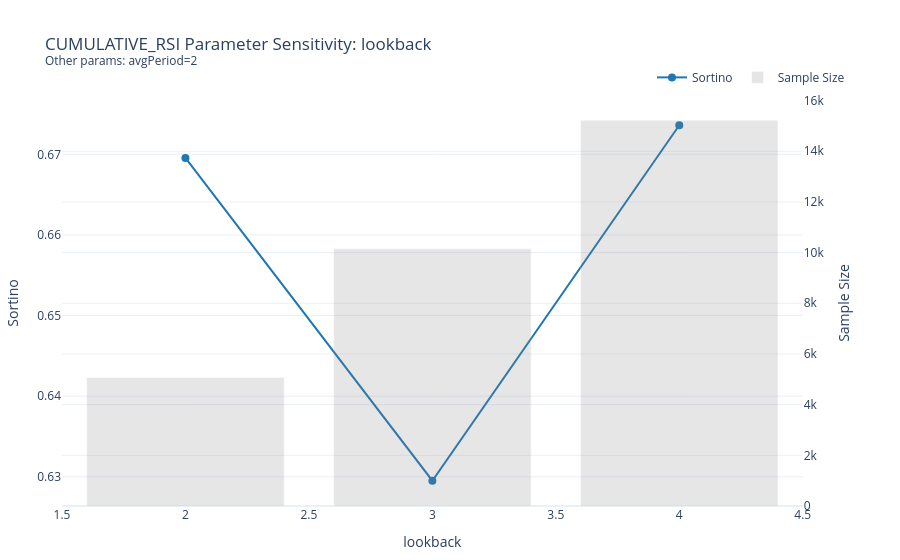

Notebook cell for this chart:
### Code cell
df, fig = explorer.plot_parameter_sensitivity(
    module_name='cumulative_rsi',
    param_name='lookback',
    feature_name='signal',
    target_col='log_return', 
    base_model=model,
    custom_metric=metric
)

### Figure 1 — Plotly figure (JSON) as saved in the notebook; plotly's stock layout.template omitted (floating-point values rounded to 4 significant figures)
{"data": [{"hovertemplate": "<b>lookback</b>: %{x}<br><b>Sortino</b>: %{y:.4f}<br><extra></extra>", "line": {"color": "#1f77b4"}, "marker": {"size": 8}, "mode": "lines+markers", "name": "Sortino", "type": "scatter", "x": [2, 3, 4], "xaxis": "x", "y": [0.6695, 0.6295, 0.6736], "yaxis": "y"}, {"hovertemplate": "<b>lookback</b>: %{x}<br><b>Sortino</b>: %{y:.4f}<br><extra></extra>", "marker": {"color": "gray"}, "name": "Sample Size", "opacity": 0.2, "showlegend": true, "type": "bar", "x": [2, 3, 4], "xaxis": "x", "y": [5074, 10148, 15222], "yaxis": "y2"}], "layout": {"hovermode": "x unified", "legend": {"orientation": "h", "x": 1, "xanchor": "right", "y": 1.02, "yanchor": "bottom"}, "margin": {"b": 50, "l": 50, "r": 50, "t": 100}, "title": {"text": "CUMULATIVE_RSI Parameter Sensitivity: lookback<br><sup>Other params: avgPeriod=2</sup>"}, "xaxis": {"anchor": "y", "domain": [0, 0.94], "title": {"text": "lookback"}}, "yaxis": {"anchor": "x", "domain": [0, 1], "title": {"text": "Sortino"}}, "yaxis2": {"anchor": "x", "overlaying": "y", "side": "right", "title": {"text": "Sample Size"}}}}
